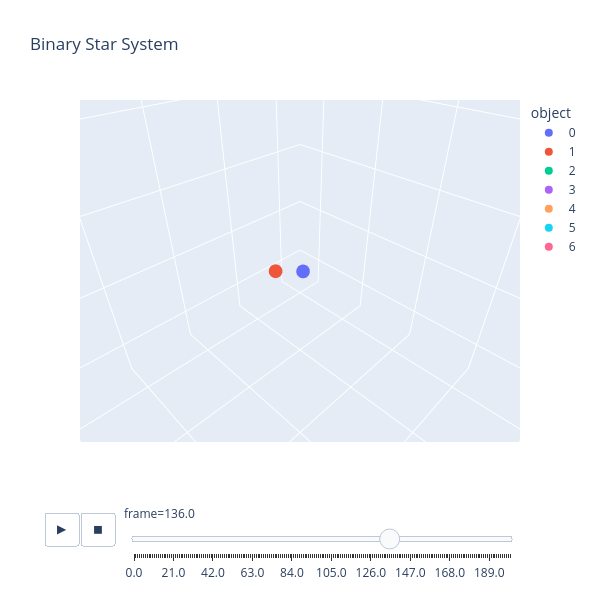

The notebook cell this image was saved under:
### Markdown cell above
To compare the stability, we can have some fun and apply a random change that can effect any quantity after stabalization. The randomization adds a random multiplier to the initital quantity between the range of -0.5 to 0.5.

### Code cell
Time = 500 # Duration of the simulation
frame_skip = 250 # Number of timesteps between frames
soft_len = 0.1 # Softening Length to prevent singularities in force calculations when objects get very close to each other

M = 5

frames = [] # Setting the empty frame list
frame_num = 0 # Intializing frame number
t = 0 # Intializing time

# Initializing array with initial conditions
objects = np.zeros([N,10])

objects[0,0] = sm0
objects[0,1:4] = np.array((rsx0, rsy0, rsz0))

objects[1,0] = sm1
objects[1,1:4] = np.array((rsx1, rsy1, rsz1))

objects[2,0] = m0
objects[2,1:4] = np.array((rx0, ry0, rz0))

objects[3,0] = m1
objects[3,1:4] = np.array((rx1, ry1, rz1))

objects[4,0] = m2
objects[4,1:4] = np.array((rx2, ry2, rz2))

objects[5,0] = m3
objects[5,1:4] = np.array((rx3, ry3, rz3))

objects[6,0] = m4
objects[6,1:4] = np.array((rx4, ry4, rz4))

objects[2:7,0] = M

# Finding the center of mass
for n in range(N):
    r_cm = np.array([np.sum(objects[n,1])*objects[n,0], np.sum(objects[n,2])*objects[n,0], np.sum(objects[n,3])*objects[n,0]])/(np.sum(objects[:,0]))

# Calculating the initial momenta according to the equations derived
objects[2:N,4:7] = initial_planet_p(objects, N, r_cm, orbital_plane)

objects[0:2,4:7] = intital_star_p(objects, sm0, sm1, orbital_plane)

ini_objects = objects.copy()

for i in range(N):
    for j in range(objects[0,:].size):
        if i != j:
            objects[i,j] = objects[i,j] + (0.5 * (np.random.random()*2 - 1)*(objects[i,j]))

vel = np.zeros([N,int(Time/dt)])            

print(objects-ini_objects)

while t<Time:
    
    frames, objects[:,4:7] = force_calculation(objects, N, G, soft_len, dt, frame_num)
    
    if frame_num < Time/dt:
        for i in range(N):
            vel[i,int(frame_num)] = (
            (objects[i,4]/objects[i,0])**2 + (objects[i,5]/objects[i,0])**2 + (objects[i,6]/objects[i,0])**2
            )**(1/2)
    
    t += dt
    frame_num += 1

# Converting saved position data into a format that px.scatter_3d can use
df = pd.DataFrame(frames, columns=['x','y','z','object','frame'])

fig = anim_plot(df, R,'Binary Star System')
fig.show()
